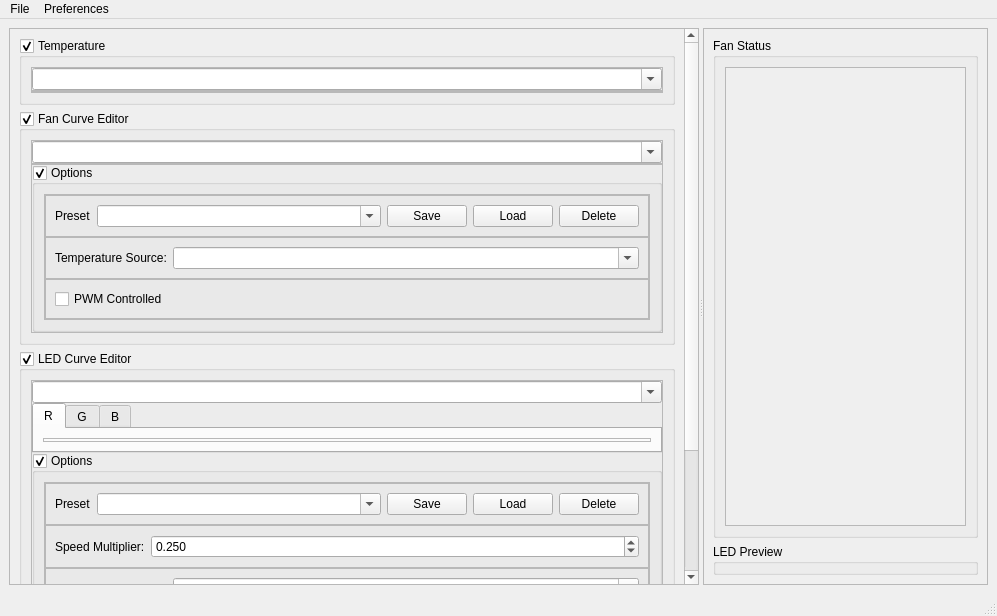
<?xml version="1.0" encoding="UTF-8"?>
<ui version="4.0">
 <class>mw_main</class>
 <widget class="QMainWindow" name="mw_main">
  <property name="geometry">
   <rect>
    <x>0</x>
    <y>0</y>
    <width>997</width>
    <height>616</height>
   </rect>
  </property>
  <property name="windowTitle">
   <string>Leviathan's Breath</string>
  </property>
  <property name="windowIcon">
   <iconset>
    <normaloff>logo.svg</normaloff>logo.svg</iconset>
  </property>
  <widget class="QWidget" name="centralwidget">
   <layout class="QGridLayout" name="gridLayout_2">
    <item row="0" column="0">
     <widget class="QSplitter" name="sp_main">
      <property name="orientation">
       <enum>Qt::Horizontal</enum>
      </property>
      <widget class="QScrollArea" name="sa_chart">
       <property name="widgetResizable">
        <bool>true</bool>
       </property>
       <widget class="QWidget" name="sawc_chart">
        <property name="geometry">
         <rect>
          <x>0</x>
          <y>0</y>
          <width>681</width>
          <height>859</height>
         </rect>
        </property>
        <layout class="QGridLayout" name="gl_sawc_chart">
         <item row="1" column="0">
          <widget class="QGroupBox" name="gb_fan_curve_editor">
           <property name="title">
            <string>Fan Curve Editor</string>
           </property>
           <property name="checkable">
            <bool>true</bool>
           </property>
           <layout class="QGridLayout" name="gl_fan_curve_editor">
            <item row="0" column="0">
             <widget class="QFrame" name="f_fan_curve_editor_anim">
              <property name="frameShape">
               <enum>QFrame::StyledPanel</enum>
              </property>
              <property name="frameShadow">
               <enum>QFrame::Raised</enum>
              </property>
              <layout class="QGridLayout" name="gl_fan_curve_editor_anim">
               <property name="leftMargin">
                <number>0</number>
               </property>
               <property name="topMargin">
                <number>0</number>
               </property>
               <property name="rightMargin">
                <number>0</number>
               </property>
               <property name="bottomMargin">
                <number>0</number>
               </property>
               <property name="spacing">
                <number>0</number>
               </property>
               <item row="2" column="0">
                <widget class="QGroupBox" name="gb_fan_curve_options">
                 <property name="title">
                  <string>Options</string>
                 </property>
                 <property name="checkable">
                  <bool>true</bool>
                 </property>
                 <layout class="QFormLayout" name="formLayout">
                  <item row="0" column="0" colspan="2">
                   <widget class="QFrame" name="f_fan_curve_options_anim">
                    <property name="frameShape">
                     <enum>QFrame::StyledPanel</enum>
                    </property>
                    <property name="frameShadow">
                     <enum>QFrame::Raised</enum>
                    </property>
                    <layout class="QGridLayout" name="gl_fan_curve_options_anim">
                     <property name="leftMargin">
                      <number>0</number>
                     </property>
                     <property name="topMargin">
                      <number>0</number>
                     </property>
                     <property name="rightMargin">
                      <number>0</number>
                     </property>
                     <property name="bottomMargin">
                      <number>0</number>
                     </property>
                     <property name="spacing">
                      <number>0</number>
                     </property>
                     <item row="0" column="0">
                      <widget class="QFrame" name="f_fan_options_preset">
                       <property name="frameShape">
                        <enum>QFrame::StyledPanel</enum>
                       </property>
                       <property name="frameShadow">
                        <enum>QFrame::Raised</enum>
                       </property>
                       <layout class="QHBoxLayout" name="horizontalLayout">
                        <item>
                         <widget class="QLabel" name="label_6">
                          <property name="text">
                           <string>Preset</string>
                          </property>
                         </widget>
                        </item>
                        <item>
                         <widget class="QComboBox" name="cb_fan_options_preset">
                          <property name="sizePolicy">
                           <sizepolicy hsizetype="MinimumExpanding" vsizetype="Fixed">
                            <horstretch>0</horstretch>
                            <verstretch>0</verstretch>
                           </sizepolicy>
                          </property>
                          <property name="editable">
                           <bool>true</bool>
                          </property>
                          <property name="insertPolicy">
                           <enum>QComboBox::InsertAlphabetically</enum>
                          </property>
                         </widget>
                        </item>
                        <item>
                         <widget class="QPushButton" name="pb_fan_options_save">
                          <property name="text">
                           <string>Save</string>
                          </property>
                         </widget>
                        </item>
                        <item>
                         <widget class="QPushButton" name="pb_fan_options_load">
                          <property name="text">
                           <string>Load</string>
                          </property>
                         </widget>
                        </item>
                        <item>
                         <widget class="QPushButton" name="pb_fan_options_delete">
                          <property name="text">
                           <string>Delete</string>
                          </property>
                         </widget>
                        </item>
                       </layout>
                      </widget>
                     </item>
                     <item row="1" column="0">
                      <widget class="QFrame" name="f_fan_curve_temperature_source">
                       <property name="frameShape">
                        <enum>QFrame::StyledPanel</enum>
                       </property>
                       <property name="frameShadow">
                        <enum>QFrame::Raised</enum>
                       </property>
                       <layout class="QHBoxLayout" name="horizontalLayout_3">
                        <item>
                         <widget class="QLabel" name="label_4">
                          <property name="text">
                           <string>Temperature Source:</string>
                          </property>
                         </widget>
                        </item>
                        <item>
                         <widget class="QComboBox" name="cb_fan_curve_temperature_source_selection">
                          <property name="sizePolicy">
                           <sizepolicy hsizetype="MinimumExpanding" vsizetype="Fixed">
                            <horstretch>0</horstretch>
                            <verstretch>0</verstretch>
                           </sizepolicy>
                          </property>
                          <property name="editable">
                           <bool>true</bool>
                          </property>
                          <property name="insertPolicy">
                           <enum>QComboBox::NoInsert</enum>
                          </property>
                         </widget>
                        </item>
                       </layout>
                      </widget>
                     </item>
                     <item row="2" column="0">
                      <widget class="QFrame" name="f_pwm_controlled">
                       <property name="frameShape">
                        <enum>QFrame::StyledPanel</enum>
                       </property>
                       <property name="frameShadow">
                        <enum>QFrame::Raised</enum>
                       </property>
                       <layout class="QFormLayout" name="formLayout_4">
                        <item row="0" column="0">
                         <widget class="QCheckBox" name="cb_pwm_controlled">
                          <property name="text">
                           <string>PWM Controlled</string>
                          </property>
                         </widget>
                        </item>
                       </layout>
                      </widget>
                     </item>
                    </layout>
                   </widget>
                  </item>
                 </layout>
                </widget>
               </item>
               <item row="1" column="0">
                <widget class="QFrame" name="f_fan_curve_ph">
                 <property name="frameShape">
                  <enum>QFrame::StyledPanel</enum>
                 </property>
                 <property name="frameShadow">
                  <enum>QFrame::Raised</enum>
                 </property>
                 <layout class="QGridLayout" name="gl_fan_curve_ph">
                  <property name="leftMargin">
                   <number>0</number>
                  </property>
                  <property name="topMargin">
                   <number>0</number>
                  </property>
                  <property name="rightMargin">
                   <number>0</number>
                  </property>
                  <property name="bottomMargin">
                   <number>0</number>
                  </property>
                  <property name="spacing">
                   <number>0</number>
                  </property>
                 </layout>
                </widget>
               </item>
               <item row="0" column="0">
                <widget class="QComboBox" name="cb_fan_curve_selection">
                 <property name="editable">
                  <bool>true</bool>
                 </property>
                 <property name="insertPolicy">
                  <enum>QComboBox::NoInsert</enum>
                 </property>
                </widget>
               </item>
              </layout>
             </widget>
            </item>
           </layout>
          </widget>
         </item>
         <item row="0" column="0">
          <widget class="QGroupBox" name="gb_temperature_display">
           <property name="sizePolicy">
            <sizepolicy hsizetype="Preferred" vsizetype="MinimumExpanding">
             <horstretch>0</horstretch>
             <verstretch>0</verstretch>
            </sizepolicy>
           </property>
           <property name="title">
            <string>Temperature</string>
           </property>
           <property name="checkable">
            <bool>true</bool>
           </property>
           <layout class="QGridLayout" name="gridLayout_6">
            <item row="0" column="0">
             <widget class="QFrame" name="f_temperature_display_anim">
              <property name="sizePolicy">
               <sizepolicy hsizetype="Preferred" vsizetype="MinimumExpanding">
                <horstretch>0</horstretch>
                <verstretch>0</verstretch>
               </sizepolicy>
              </property>
              <property name="frameShape">
               <enum>QFrame::StyledPanel</enum>
              </property>
              <property name="frameShadow">
               <enum>QFrame::Raised</enum>
              </property>
              <layout class="QVBoxLayout" name="vl_temperature_display_anim">
               <property name="spacing">
                <number>0</number>
               </property>
               <property name="leftMargin">
                <number>0</number>
               </property>
               <property name="topMargin">
                <number>0</number>
               </property>
               <property name="rightMargin">
                <number>0</number>
               </property>
               <property name="bottomMargin">
                <number>0</number>
               </property>
               <item>
                <widget class="QComboBox" name="cb_temperature_display_selection">
                 <property name="editable">
                  <bool>true</bool>
                 </property>
                 <property name="insertPolicy">
                  <enum>QComboBox::NoInsert</enum>
                 </property>
                </widget>
               </item>
               <item>
                <widget class="QFrame" name="f_temperature_display_ph">
                 <property name="frameShape">
                  <enum>QFrame::StyledPanel</enum>
                 </property>
                 <property name="frameShadow">
                  <enum>QFrame::Raised</enum>
                 </property>
                 <layout class="QGridLayout" name="gl_temperature_display_ph">
                  <property name="leftMargin">
                   <number>0</number>
                  </property>
                  <property name="topMargin">
                   <number>0</number>
                  </property>
                  <property name="rightMargin">
                   <number>0</number>
                  </property>
                  <property name="bottomMargin">
                   <number>0</number>
                  </property>
                  <property name="spacing">
                   <number>0</number>
                  </property>
                 </layout>
                </widget>
               </item>
              </layout>
             </widget>
            </item>
           </layout>
          </widget>
         </item>
         <item row="2" column="0">
          <widget class="QGroupBox" name="gb_led_curve_editor">
           <property name="title">
            <string>LED Curve Editor</string>
           </property>
           <property name="checkable">
            <bool>true</bool>
           </property>
           <layout class="QGridLayout" name="gridLayout_14">
            <item row="1" column="0">
             <widget class="QFrame" name="f_led_curve_editor_anim">
              <property name="frameShape">
               <enum>QFrame::StyledPanel</enum>
              </property>
              <property name="frameShadow">
               <enum>QFrame::Raised</enum>
              </property>
              <layout class="QGridLayout" name="gl_led_curve_editor_anim">
               <property name="leftMargin">
                <number>0</number>
               </property>
               <property name="topMargin">
                <number>0</number>
               </property>
               <property name="rightMargin">
                <number>0</number>
               </property>
               <property name="bottomMargin">
                <number>0</number>
               </property>
               <property name="spacing">
                <number>0</number>
               </property>
               <item row="1" column="0">
                <widget class="QTabWidget" name="tw_led_curve_channel">
                 <property name="currentIndex">
                  <number>0</number>
                 </property>
                 <widget class="QWidget" name="tw_led_channel_t_r">
                  <attribute name="title">
                   <string>R</string>
                  </attribute>
                  <layout class="QGridLayout" name="gridLayout_15">
                   <item row="0" column="0">
                    <widget class="QFrame" name="f_tw_led_channel_t_r_ph">
                     <property name="frameShape">
                      <enum>QFrame::StyledPanel</enum>
                     </property>
                     <property name="frameShadow">
                      <enum>QFrame::Raised</enum>
                     </property>
                     <layout class="QGridLayout" name="gl_tw_led_channel_t_r_ph">
                      <property name="leftMargin">
                       <number>0</number>
                      </property>
                      <property name="topMargin">
                       <number>0</number>
                      </property>
                      <property name="rightMargin">
                       <number>0</number>
                      </property>
                      <property name="bottomMargin">
                       <number>0</number>
                      </property>
                      <property name="spacing">
                       <number>0</number>
                      </property>
                     </layout>
                    </widget>
                   </item>
                  </layout>
                 </widget>
                 <widget class="QWidget" name="tw_led_channel_t_g">
                  <attribute name="title">
                   <string>G</string>
                  </attribute>
                  <layout class="QGridLayout" name="gridLayout_17">
                   <item row="0" column="0">
                    <widget class="QFrame" name="f_tw_led_channel_t_g_ph">
                     <property name="frameShape">
                      <enum>QFrame::StyledPanel</enum>
                     </property>
                     <property name="frameShadow">
                      <enum>QFrame::Raised</enum>
                     </property>
                     <layout class="QGridLayout" name="gl_tw_led_channel_t_g_ph">
                      <property name="leftMargin">
                       <number>0</number>
                      </property>
                      <property name="topMargin">
                       <number>0</number>
                      </property>
                      <property name="rightMargin">
                       <number>0</number>
                      </property>
                      <property name="bottomMargin">
                       <number>0</number>
                      </property>
                      <property name="spacing">
                       <number>0</number>
                      </property>
                     </layout>
                    </widget>
                   </item>
                  </layout>
                 </widget>
                 <widget class="QWidget" name="tw_led_channel_t_b">
                  <attribute name="title">
                   <string>B</string>
                  </attribute>
                  <layout class="QGridLayout" name="gridLayout_18">
                   <item row="0" column="0">
                    <widget class="QFrame" name="f_tw_led_channel_t_b_ph">
                     <property name="frameShape">
                      <enum>QFrame::StyledPanel</enum>
                     </property>
                     <property name="frameShadow">
                      <enum>QFrame::Raised</enum>
                     </property>
                     <layout class="QGridLayout" name="gl_tw_led_channel_t_b_ph">
                      <property name="leftMargin">
                       <number>0</number>
                      </property>
                      <property name="topMargin">
                       <number>0</number>
                      </property>
                      <property name="rightMargin">
                       <number>0</number>
                      </property>
                      <property name="bottomMargin">
                       <number>0</number>
                      </property>
                      <property name="spacing">
                       <number>0</number>
                      </property>
                     </layout>
                    </widget>
                   </item>
                  </layout>
                 </widget>
                </widget>
               </item>
               <item row="2" column="0">
                <widget class="QGroupBox" name="gb_led_curve_options">
                 <property name="title">
                  <string>Options</string>
                 </property>
                 <property name="checkable">
                  <bool>true</bool>
                 </property>
                 <layout class="QGridLayout" name="gridLayout_16">
                  <item row="2" column="0">
                   <widget class="QFrame" name="f_led_options_anim">
                    <property name="frameShape">
                     <enum>QFrame::StyledPanel</enum>
                    </property>
                    <property name="frameShadow">
                     <enum>QFrame::Raised</enum>
                    </property>
                    <layout class="QGridLayout" name="gl_led_options_anim">
                     <property name="leftMargin">
                      <number>0</number>
                     </property>
                     <property name="topMargin">
                      <number>0</number>
                     </property>
                     <property name="rightMargin">
                      <number>0</number>
                     </property>
                     <property name="bottomMargin">
                      <number>0</number>
                     </property>
                     <property name="spacing">
                      <number>0</number>
                     </property>
                     <item row="2" column="0">
                      <widget class="QFrame" name="f_led_curve_temperature">
                       <property name="frameShape">
                        <enum>QFrame::StyledPanel</enum>
                       </property>
                       <property name="frameShadow">
                        <enum>QFrame::Raised</enum>
                       </property>
                       <layout class="QHBoxLayout" name="horizontalLayout_4">
                        <item>
                         <widget class="QLabel" name="label_5">
                          <property name="text">
                           <string>Temperature Source:</string>
                          </property>
                         </widget>
                        </item>
                        <item>
                         <widget class="QComboBox" name="cb_led_curve_temperature_source_selection">
                          <property name="sizePolicy">
                           <sizepolicy hsizetype="MinimumExpanding" vsizetype="Fixed">
                            <horstretch>0</horstretch>
                            <verstretch>0</verstretch>
                           </sizepolicy>
                          </property>
                          <property name="editable">
                           <bool>true</bool>
                          </property>
                          <property name="insertPolicy">
                           <enum>QComboBox::NoInsert</enum>
                          </property>
                         </widget>
                        </item>
                       </layout>
                      </widget>
                     </item>
                     <item row="3" column="0">
                      <widget class="QFrame" name="f_led_curve_control_selection">
                       <property name="frameShape">
                        <enum>QFrame::StyledPanel</enum>
                       </property>
                       <property name="frameShadow">
                        <enum>QFrame::Raised</enum>
                       </property>
                       <layout class="QFormLayout" name="formLayout_2">
                        <item row="0" column="0">
                         <widget class="QRadioButton" name="rb_time_controlled">
                          <property name="text">
                           <string>Time Controlled</string>
                          </property>
                          <property name="checked">
                           <bool>true</bool>
                          </property>
                         </widget>
                        </item>
                        <item row="0" column="1">
                         <widget class="QRadioButton" name="rb_temperature_controlled">
                          <property name="text">
                           <string>Temperature Controlled</string>
                          </property>
                         </widget>
                        </item>
                       </layout>
                      </widget>
                     </item>
                     <item row="4" column="0">
                      <widget class="QFrame" name="f_channel_sync_options">
                       <property name="frameShape">
                        <enum>QFrame::StyledPanel</enum>
                       </property>
                       <property name="frameShadow">
                        <enum>QFrame::Raised</enum>
                       </property>
                       <layout class="QGridLayout" name="gridLayout_13">
                        <item row="0" column="0">
                         <widget class="QLabel" name="label">
                          <property name="text">
                           <string>Sync R Channel To...</string>
                          </property>
                         </widget>
                        </item>
                        <item row="1" column="0">
                         <widget class="QComboBox" name="cb_r_channel_sync"/>
                        </item>
                        <item row="1" column="1">
                         <widget class="QComboBox" name="cb_g_channel_sync"/>
                        </item>
                        <item row="0" column="1">
                         <widget class="QLabel" name="label_2">
                          <property name="text">
                           <string>Sync G Channel To...</string>
                          </property>
                         </widget>
                        </item>
                        <item row="0" column="2">
                         <widget class="QLabel" name="label_3">
                          <property name="text">
                           <string>Sync B Channel To...</string>
                          </property>
                         </widget>
                        </item>
                        <item row="1" column="2">
                         <widget class="QComboBox" name="cb_b_channel_sync"/>
                        </item>
                       </layout>
                      </widget>
                     </item>
                     <item row="0" column="0">
                      <widget class="QFrame" name="f_led_options_preset">
                       <property name="frameShape">
                        <enum>QFrame::StyledPanel</enum>
                       </property>
                       <property name="frameShadow">
                        <enum>QFrame::Raised</enum>
                       </property>
                       <layout class="QHBoxLayout" name="horizontalLayout_2">
                        <item>
                         <widget class="QLabel" name="label_7">
                          <property name="text">
                           <string>Preset</string>
                          </property>
                         </widget>
                        </item>
                        <item>
                         <widget class="QComboBox" name="cb_led_options_preset">
                          <property name="sizePolicy">
                           <sizepolicy hsizetype="MinimumExpanding" vsizetype="Fixed">
                            <horstretch>0</horstretch>
                            <verstretch>0</verstretch>
                           </sizepolicy>
                          </property>
                          <property name="editable">
                           <bool>true</bool>
                          </property>
                          <property name="insertPolicy">
                           <enum>QComboBox::InsertAlphabetically</enum>
                          </property>
                         </widget>
                        </item>
                        <item>
                         <widget class="QPushButton" name="pb_led_options_save">
                          <property name="text">
                           <string>Save</string>
                          </property>
                         </widget>
                        </item>
                        <item>
                         <widget class="QPushButton" name="pb_led_options_load">
                          <property name="text">
                           <string>Load</string>
                          </property>
                         </widget>
                        </item>
                        <item>
                         <widget class="QPushButton" name="pb_led_options_delete">
                          <property name="text">
                           <string>Delete</string>
                          </property>
                         </widget>
                        </item>
                       </layout>
                      </widget>
                     </item>
                     <item row="1" column="0">
                      <widget class="QFrame" name="frame">
                       <property name="frameShape">
                        <enum>QFrame::StyledPanel</enum>
                       </property>
                       <property name="frameShadow">
                        <enum>QFrame::Raised</enum>
                       </property>
                       <layout class="QHBoxLayout" name="horizontalLayout_5">
                        <item>
                         <widget class="QLabel" name="label_8">
                          <property name="text">
                           <string>Speed Multiplier:</string>
                          </property>
                         </widget>
                        </item>
                        <item>
                         <widget class="QDoubleSpinBox" name="dsb_speed_multiplier">
                          <property name="sizePolicy">
                           <sizepolicy hsizetype="MinimumExpanding" vsizetype="Fixed">
                            <horstretch>0</horstretch>
                            <verstretch>0</verstretch>
                           </sizepolicy>
                          </property>
                          <property name="decimals">
                           <number>3</number>
                          </property>
                          <property name="minimum">
                           <double>0.001000000000000</double>
                          </property>
                          <property name="singleStep">
                           <double>0.010000000000000</double>
                          </property>
                          <property name="value">
                           <double>0.250000000000000</double>
                          </property>
                         </widget>
                        </item>
                       </layout>
                      </widget>
                     </item>
                    </layout>
                   </widget>
                  </item>
                 </layout>
                </widget>
               </item>
               <item row="0" column="0">
                <widget class="QComboBox" name="cb_led_curve_selection">
                 <property name="editable">
                  <bool>true</bool>
                 </property>
                 <property name="insertPolicy">
                  <enum>QComboBox::NoInsert</enum>
                 </property>
                </widget>
               </item>
              </layout>
             </widget>
            </item>
           </layout>
          </widget>
         </item>
        </layout>
       </widget>
      </widget>
      <widget class="QFrame" name="f_fan_and_preview">
       <property name="minimumSize">
        <size>
         <width>285</width>
         <height>0</height>
        </size>
       </property>
       <property name="frameShape">
        <enum>QFrame::StyledPanel</enum>
       </property>
       <property name="frameShadow">
        <enum>QFrame::Raised</enum>
       </property>
       <layout class="QGridLayout" name="gridLayout">
        <item row="0" column="0">
         <widget class="QGroupBox" name="gb_fan_status">
          <property name="sizePolicy">
           <sizepolicy hsizetype="MinimumExpanding" vsizetype="Preferred">
            <horstretch>0</horstretch>
            <verstretch>0</verstretch>
           </sizepolicy>
          </property>
          <property name="title">
           <string>Fan Status</string>
          </property>
          <layout class="QGridLayout" name="gridLayout_10">
           <item row="0" column="0">
            <widget class="QScrollArea" name="sa_fan_status">
             <property name="sizePolicy">
              <sizepolicy hsizetype="MinimumExpanding" vsizetype="Expanding">
               <horstretch>0</horstretch>
               <verstretch>0</verstretch>
              </sizepolicy>
             </property>
             <property name="widgetResizable">
              <bool>true</bool>
             </property>
             <widget class="QWidget" name="sawc_fan_status">
              <property name="geometry">
               <rect>
                <x>0</x>
                <y>0</y>
                <width>233</width>
                <height>471</height>
               </rect>
              </property>
              <property name="sizePolicy">
               <sizepolicy hsizetype="MinimumExpanding" vsizetype="Preferred">
                <horstretch>0</horstretch>
                <verstretch>0</verstretch>
               </sizepolicy>
              </property>
              <layout class="QGridLayout" name="gridLayout_9"/>
             </widget>
            </widget>
           </item>
          </layout>
         </widget>
        </item>
        <item row="1" column="0">
         <widget class="QGroupBox" name="gb_led_preview">
          <property name="sizePolicy">
           <sizepolicy hsizetype="MinimumExpanding" vsizetype="Preferred">
            <horstretch>0</horstretch>
            <verstretch>0</verstretch>
           </sizepolicy>
          </property>
          <property name="title">
           <string>LED Preview</string>
          </property>
          <layout class="QGridLayout" name="gl_led_preview">
           <property name="leftMargin">
            <number>0</number>
           </property>
           <property name="topMargin">
            <number>6</number>
           </property>
           <property name="rightMargin">
            <number>0</number>
           </property>
           <property name="bottomMargin">
            <number>0</number>
           </property>
           <property name="spacing">
            <number>0</number>
           </property>
          </layout>
         </widget>
        </item>
       </layout>
      </widget>
     </widget>
    </item>
   </layout>
  </widget>
  <widget class="QMenuBar" name="menubar">
   <property name="geometry">
    <rect>
     <x>0</x>
     <y>0</y>
     <width>997</width>
     <height>24</height>
    </rect>
   </property>
   <widget class="QMenu" name="menuFile">
    <property name="title">
     <string>File</string>
    </property>
    <addaction name="actionExit"/>
   </widget>
   <widget class="QMenu" name="menuPreferences">
    <property name="title">
     <string>Preferences</string>
    </property>
    <addaction name="actionSet_Refresh_Rate"/>
   </widget>
   <addaction name="menuFile"/>
   <addaction name="menuPreferences"/>
  </widget>
  <widget class="QStatusBar" name="statusbar"/>
  <action name="actionExit">
   <property name="text">
    <string>Exit</string>
   </property>
  </action>
  <action name="actionSet_Refresh_Rate">
   <property name="text">
    <string>Set Refresh Rate...</string>
   </property>
  </action>
 </widget>
 <tabstops>
  <tabstop>sa_chart</tabstop>
  <tabstop>gb_temperature_display</tabstop>
  <tabstop>cb_temperature_display_selection</tabstop>
  <tabstop>gb_fan_curve_editor</tabstop>
  <tabstop>cb_fan_curve_selection</tabstop>
  <tabstop>gb_fan_curve_options</tabstop>
  <tabstop>cb_fan_options_preset</tabstop>
  <tabstop>pb_fan_options_save</tabstop>
  <tabstop>pb_fan_options_load</tabstop>
  <tabstop>pb_fan_options_delete</tabstop>
  <tabstop>cb_fan_curve_temperature_source_selection</tabstop>
  <tabstop>cb_pwm_controlled</tabstop>
  <tabstop>gb_led_curve_editor</tabstop>
  <tabstop>cb_led_curve_selection</tabstop>
  <tabstop>tw_led_curve_channel</tabstop>
  <tabstop>gb_led_curve_options</tabstop>
  <tabstop>cb_led_options_preset</tabstop>
  <tabstop>pb_led_options_save</tabstop>
  <tabstop>pb_led_options_load</tabstop>
  <tabstop>pb_led_options_delete</tabstop>
  <tabstop>dsb_speed_multiplier</tabstop>
  <tabstop>cb_led_curve_temperature_source_selection</tabstop>
  <tabstop>rb_time_controlled</tabstop>
  <tabstop>rb_temperature_controlled</tabstop>
  <tabstop>cb_r_channel_sync</tabstop>
  <tabstop>cb_g_channel_sync</tabstop>
  <tabstop>cb_b_channel_sync</tabstop>
  <tabstop>sa_fan_status</tabstop>
 </tabstops>
 <resources/>
 <connections/>
</ui>
